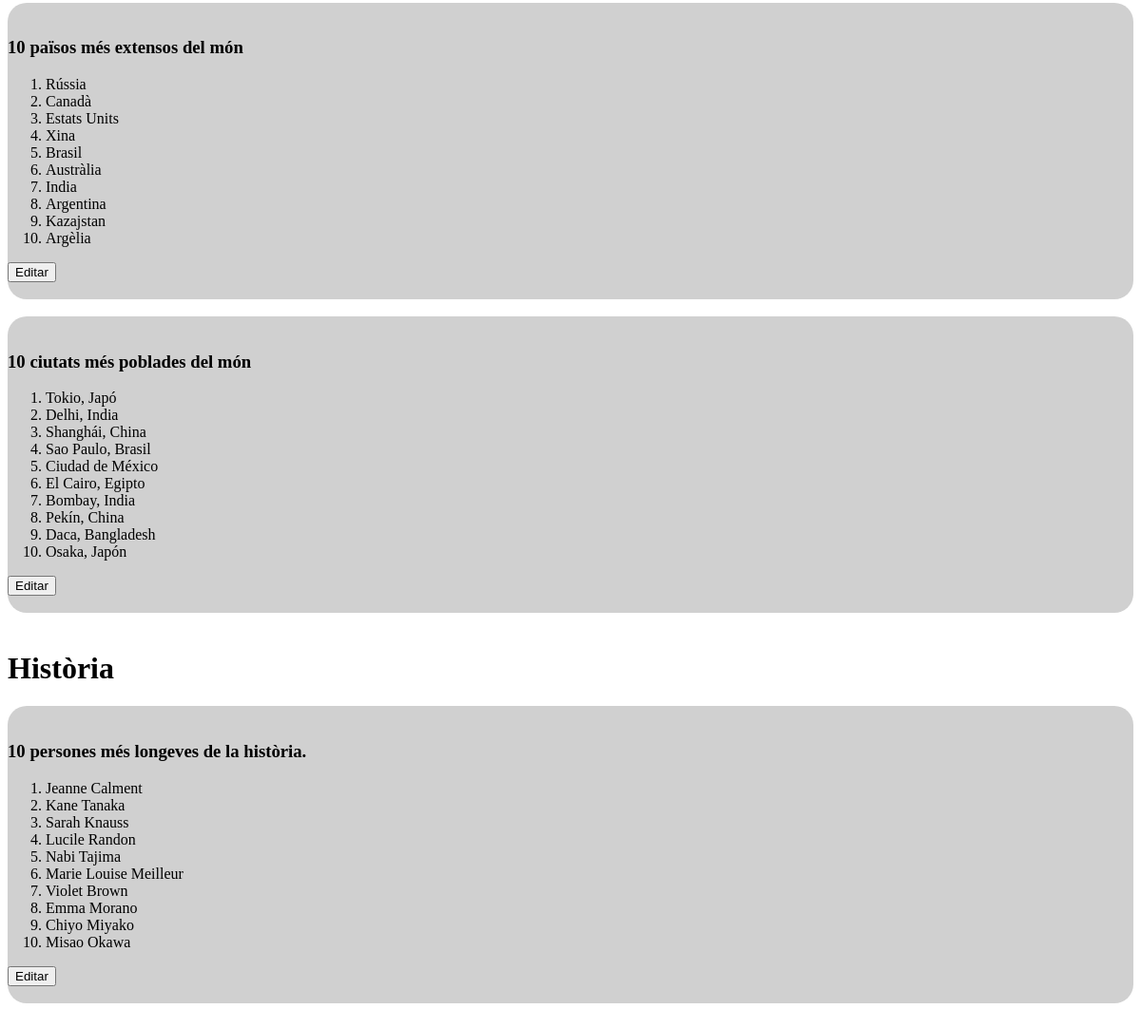
Before: /src/searchlist.php (lower part) with the older database file.
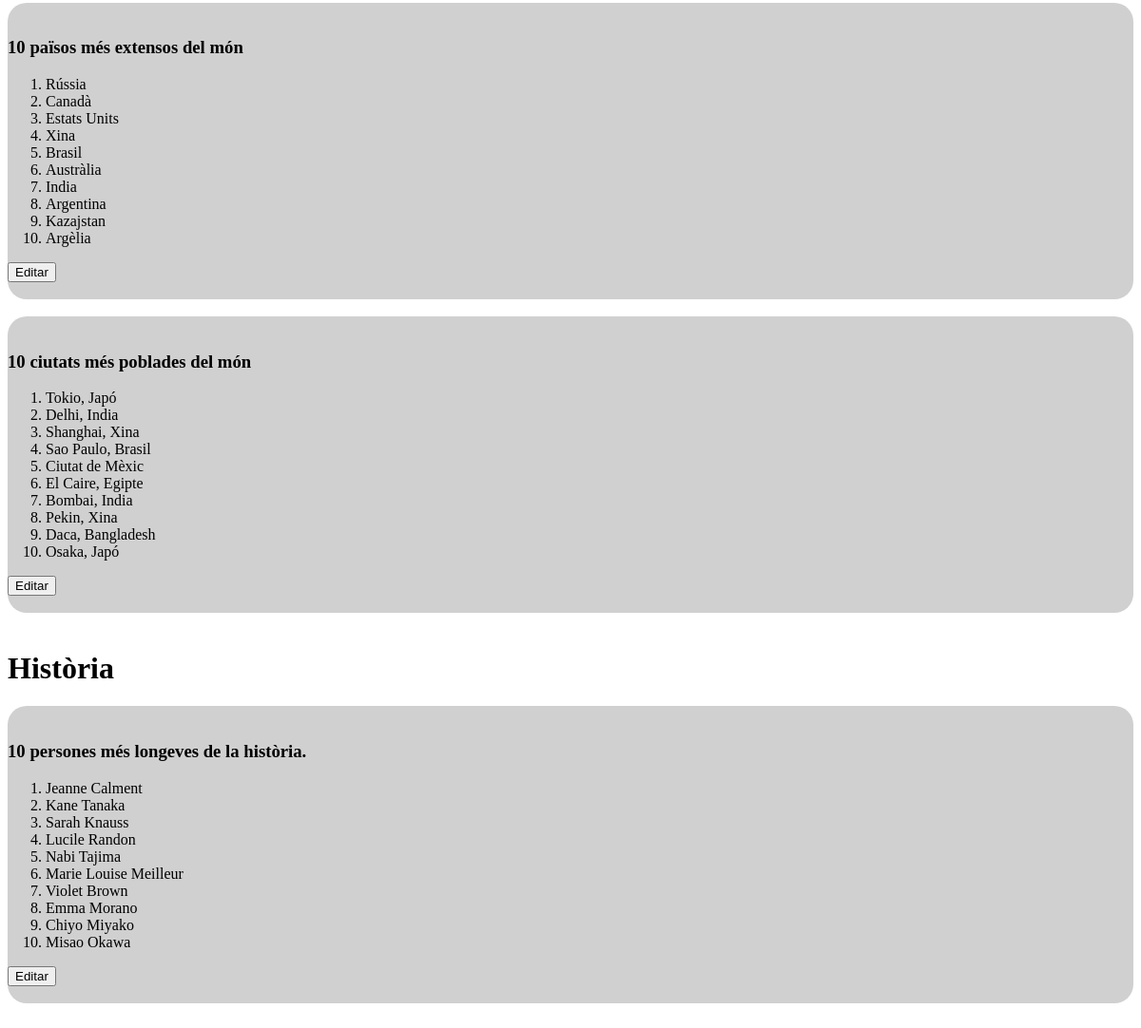
After: the same page with the newer database file.
### tables this page shows
CREATE TABLE `listas` (
  `id` int(10) NOT NULL,
  `tema` varchar(15) NOT NULL,
  `titulo` varchar(50) NOT NULL,
  `item0` varchar(30) NOT NULL,
  `item1` varchar(30) NOT NULL,
  `item2` varchar(30) NOT NULL,
  `item3` varchar(30) NOT NULL,
  `item4` varchar(30) NOT NULL,
  `item5` varchar(30) NOT NULL,
  `item6` varchar(30) NOT NULL,
  `item7` varchar(30) NOT NULL,
  `item8` varchar(30) NOT NULL,
  `item9` varchar(30) NOT NULL
);

### src/searchlist.php (the view, shortened to what this page needs)
<!DOCTYPE html>
<html lang="en">
<head>
</head>
<body>
	<?php
	function getAllItems()
	{
		$conn = new mysqli("localhost", "root", "", "pbd");
		$sql = "SELECT * FROM listas ORDER BY tema;";
		$result = $conn->query($sql);
		if ($result->num_rows > 0) {
			$arrayTemas = [];
			while ($row = $result->fetch_assoc()) {
				array_push($arrayTemas, $row);
			}
			return ($arrayTemas);
		}
	}
	$arrayTemas = getAllItems();
	$oldTema = "";
	foreach ($arrayTemas as $tema) {
		if ($tema["tema"] != $oldTema) {
			$oldTema = $tema["tema"];
			echo "<h1>" . $oldTema . "</h1>";
		}
		echo '<div style="background-color:#D0D0D0; border-radius:20px">';
		echo '<br />';
		echo "<h3>" . $tema["titulo"] . "</h3>";
		echo '<ol><li>' . $tema["item0"] . "</li>";
		echo '<li>' . $tema["item1"] . "</li>";
		echo '<li>' . $tema["item2"] . "</li>";
		echo '<li>' . $tema["item3"] . "</li>";
		echo '<li>' . $tema["item4"] . "</li>";
		echo '<li>' . $tema["item5"] . "</li>";
		echo '<li>' . $tema["item6"] . "</li>";
		echo '<li>' . $tema["item7"] . "</li>";
		echo '<li>' . $tema["item8"] . "</li>";
		echo '<li>' . $tema["item9"] . "</li></ol>";
		echo '<button onclick="editlist.html">Editar</button>';
		echo '<br /><br />';
		echo '</div>';
		echo '<br />';
	}
	?>
</body>
</html>

Changed rows visible on the page:
changed listas "10 ciutats més poblades del món": item2 "Shanghái, China" → "Shanghai, Xina"; item4 "Ciudad de México" → "Ciutat de Mèxic"; item5 "El Cairo, Egipto" → "El Caire, Egipte"; item6 "Bombay, India" → "Bombai, India"; item7 "Pekín, China" → "Pekin, Xina"; item9 "Osaka, Japón" → "Osaka, Japó"
